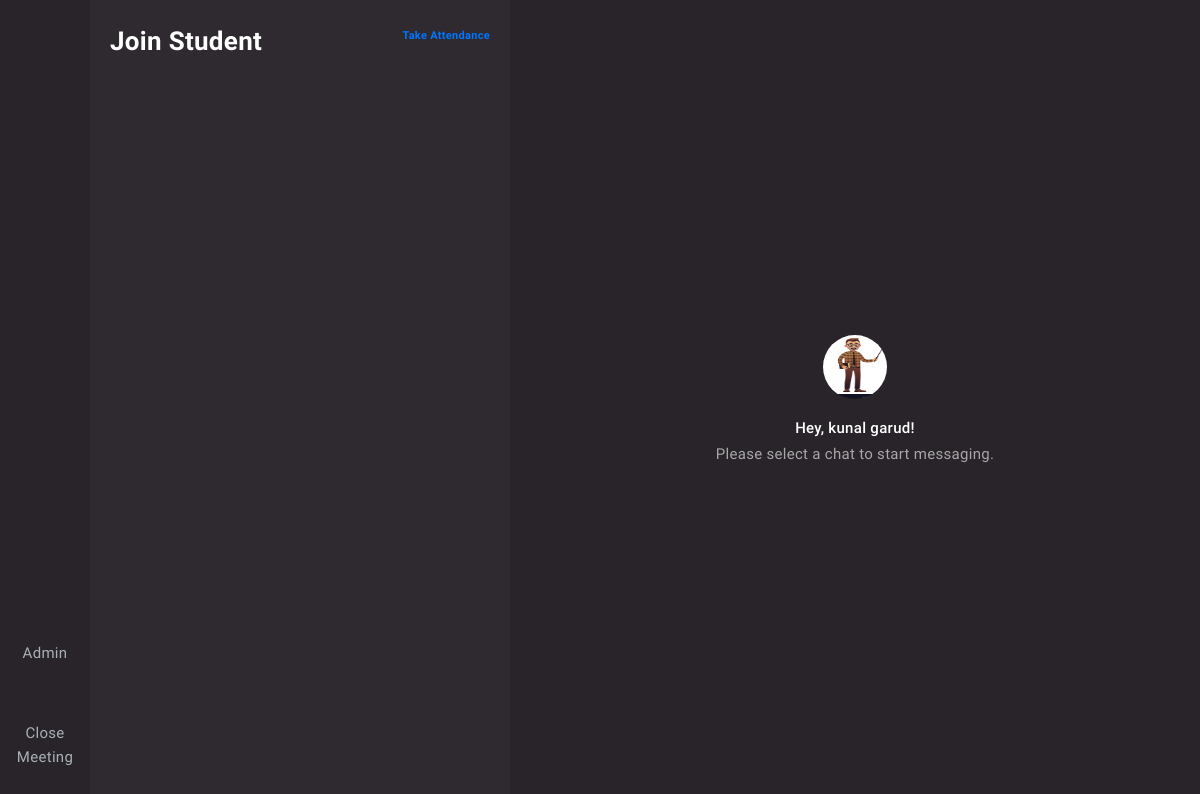
The page /faculty/dash/home.php (signed in) on the database its author committed.
### tables this page shows
CREATE TABLE `faculty_details` (
  `fac_id` int(11) NOT NULL,
  `fac_fname` varchar(20) NOT NULL,
  `fac_lname` varchar(20) NOT NULL,
  `fac_photo` varchar(500) NOT NULL,
  `fac_mail` varchar(30) NOT NULL,
  `fac_number` varchar(10) NOT NULL,
  `fac_pass` varchar(30) NOT NULL,
  `fac_enrol` varchar(30) NOT NULL,
  `login` varchar(10) NOT NULL
);

### faculty/dash/home.php (the view)
<?php
	include("header.php");
?>
            <div class="main" data-mobile-height="">
                <div class="chat flex-column justify-content-center text-center">
                    <div class="container-xxl">
                        <div class="avatar avatar-lg mb-5">
                            <img class="avatar-img" src="../../photo/fac/<?php echo $photo;?>" alt="">
                        </div>
                        <h6>Hey, <?php echo $full_name;?>!</h6>
                        <p>Please select a chat to start messaging.</p>
                    </div>
                </div>
            </div>
<?php
	include("footer.php");
?>

### rows shown on the page
faculty_details: fac_photo (picture), full_name "kunal garud"
